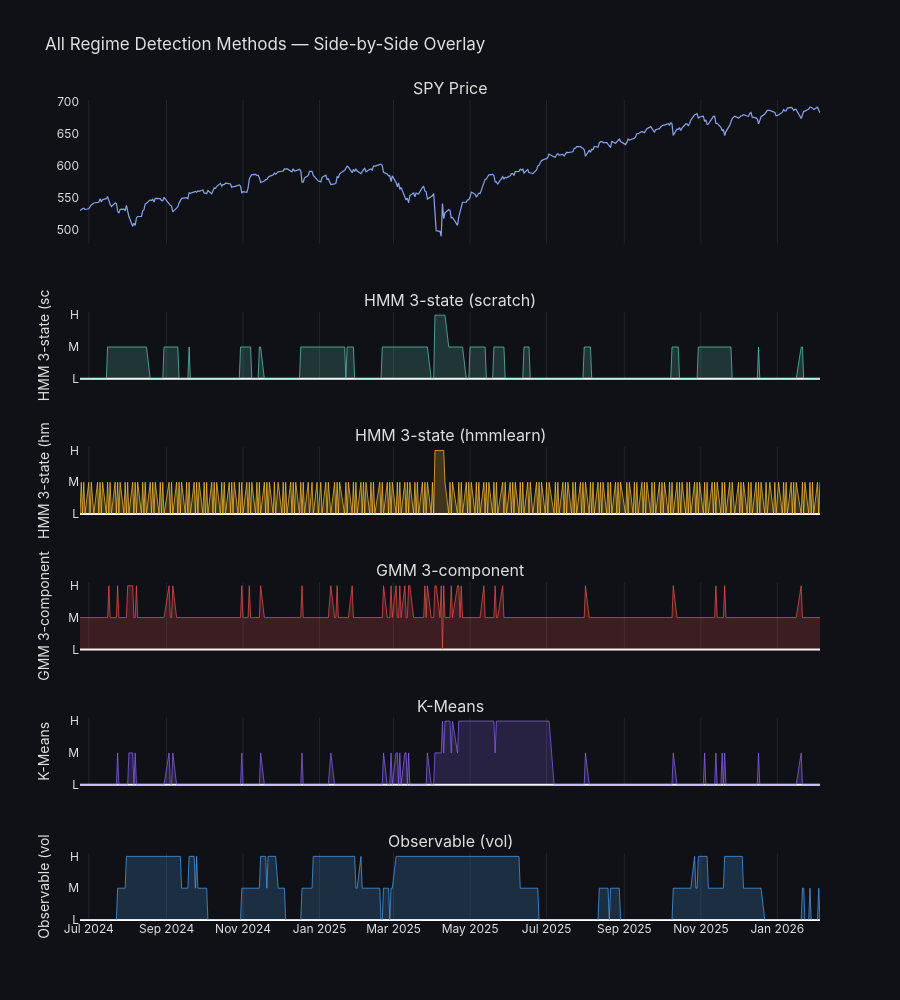

Here is the notebook cell this chart was saved with:
### Markdown cell above
## 8. Regime Overlay

### Code cell
fig = make_subplots(rows=len(all_labels)+1, cols=1, shared_xaxes=True,
                    subplot_titles=["SPY Price"] + list(all_labels.keys()),
                    row_heights=[0.3] + [0.14]*len(all_labels))

fig.add_trace(go.Scatter(x=df_train.index, y=df_train["Close"],
    line=dict(color="rgba(150,180,255,0.9)", width=1.2), name="SPY"), row=1, col=1)

for row_idx, (name, lab) in enumerate(all_labels.items(), start=2):
    fig.add_trace(go.Scatter(
        x=df_train.index, y=lab.astype(float),
        name=name, mode="lines",
        line=dict(color=colours_bar[(row_idx-2)%5], width=0.9),
        fill="tozeroy",
        fillcolor=colours_bar[(row_idx-2)%5].replace("0.8","0.2"),
    ), row=row_idx, col=1)
    fig.update_yaxes(title_text=name[:15], tickvals=[0,1,2],
                     ticktext=["L","M","H"], row=row_idx, col=1)

fig.update_layout(title="All Regime Detection Methods — Side-by-Side Overlay",
                  height=1000, showlegend=False, **_DARK_LAYOUT)
fig.update_xaxes(showgrid=True, gridcolor="rgba(80,80,80,0.3)")
fig.update_yaxes(showgrid=False)
fig.show()

### Figure 1 — Plotly figure (JSON) as saved in the notebook; plotly's stock layout.template omitted (floating-point values rounded to 4 significant figures; data arrays with more than 128 entries replaced by an {"elided": "..."} marker saying what was removed)
{"data": [{"line": {"color": "rgba(150,180,255,0.9)", "width": 1.2}, "name": "SPY", "type": "scatter", "x": {"elided": "406 str values"}, "xaxis": "x", "y": {"elided": "406 float values"}, "yaxis": "y"}, {"fill": "tozeroy", "fillcolor": "rgba(99,200,180,0.2)", "line": {"color": "rgba(99,200,180,0.8)", "width": 0.9}, "mode": "lines", "name": "HMM 3-state (scratch)", "type": "scatter", "x": {"elided": "406 str values"}, "xaxis": "x2", "y": {"elided": "406 float values"}, "yaxis": "y2"}, {"fill": "tozeroy", "fillcolor": "rgba(255,195,55,0.2)", "line": {"color": "rgba(255,195,55,0.8)", "width": 0.9}, "mode": "lines", "name": "HMM 3-state (hmmlearn)", "type": "scatter", "x": {"elided": "406 str values"}, "xaxis": "x3", "y": {"elided": "406 float values"}, "yaxis": "y3"}, {"fill": "tozeroy", "fillcolor": "rgba(240,80,80,0.2)", "line": {"color": "rgba(240,80,80,0.8)", "width": 0.9}, "mode": "lines", "name": "GMM 3-component", "type": "scatter", "x": {"elided": "406 str values"}, "xaxis": "x4", "y": {"elided": "406 float values"}, "yaxis": "y4"}, {"fill": "tozeroy", "fillcolor": "rgba(140,100,240,0.2)", "line": {"color": "rgba(140,100,240,0.8)", "width": 0.9}, "mode": "lines", "name": "K-Means", "type": "scatter", "x": {"elided": "406 str values"}, "xaxis": "x5", "y": {"elided": "406 float values"}, "yaxis": "y5"}, {"fill": "tozeroy", "fillcolor": "rgba(80,160,240,0.2)", "line": {"color": "rgba(80,160,240,0.8)", "width": 0.9}, "mode": "lines", "name": "Observable (vol)", "type": "scatter", "x": {"elided": "406 str values"}, "xaxis": "x6", "y": {"elided": "406 float values"}, "yaxis": "y6"}], "layout": {"annotations": [{"font": {"size": 16}, "showarrow": false, "text": "SPY Price", "x": 0.5, "xanchor": "center", "xref": "paper", "y": 1, "yanchor": "bottom", "yref": "paper"}, {"font": {"size": 16}, "showarrow": false, "text": "HMM 3-state (scratch)", "x": 0.5, "xanchor": "center", "xref": "paper", "y": 0.7417, "yanchor": "bottom", "yref": "paper"}, {"font": {"size": 16}, "showarrow": false, "text": "HMM 3-state (hmmlearn)", "x": 0.5, "xanchor": "center", "xref": "paper", "y": 0.5767, "yanchor": "bottom", "yref": "paper"}, {"font": {"size": 16}, "showarrow": false, "text": "GMM 3-component", "x": 0.5, "xanchor": "center", "xref": "paper", "y": 0.4117, "yanchor": "bottom", "yref": "paper"}, {"font": {"size": 16}, "showarrow": false, "text": "K-Means", "x": 0.5, "xanchor": "center", "xref": "paper", "y": 0.2467, "yanchor": "bottom", "yref": "paper"}, {"font": {"size": 16}, "showarrow": false, "text": "Observable (vol)", "x": 0.5, "xanchor": "center", "xref": "paper", "y": 0.08167, "yanchor": "bottom", "yref": "paper"}], "font": {"color": "#e0e0e0", "family": "Inter, Arial, sans-serif"}, "height": 1000, "legend": {"bgcolor": "rgba(30,30,40,0.8)", "bordercolor": "rgba(80,80,80,0.5)", "borderwidth": 1}, "paper_bgcolor": "rgba(15,17,22,1)", "plot_bgcolor": "rgba(15,17,22,1)", "showlegend": false, "title": {"text": "All Regime Detection Methods — Side-by-Side Overlay"}, "xaxis": {"anchor": "y", "domain": [0, 1], "gridcolor": "rgba(80,80,80,0.3)", "matches": "x6", "showgrid": true, "showticklabels": false, "zeroline": false}, "xaxis2": {"anchor": "y2", "domain": [0, 1], "gridcolor": "rgba(80,80,80,0.3)", "matches": "x6", "showgrid": true, "showticklabels": false}, "xaxis3": {"anchor": "y3", "domain": [0, 1], "gridcolor": "rgba(80,80,80,0.3)", "matches": "x6", "showgrid": true, "showticklabels": false}, "xaxis4": {"anchor": "y4", "domain": [0, 1], "gridcolor": "rgba(80,80,80,0.3)", "matches": "x6", "showgrid": true, "showticklabels": false}, "xaxis5": {"anchor": "y5", "domain": [0, 1], "gridcolor": "rgba(80,80,80,0.3)", "matches": "x6", "showgrid": true, "showticklabels": false}, "xaxis6": {"anchor": "y6", "domain": [0, 1], "gridcolor": "rgba(80,80,80,0.3)", "showgrid": true}, "yaxis": {"anchor": "x", "domain": [0.825, 1], "gridcolor": "rgba(80,80,80,0.3)", "showgrid": false, "zeroline": false}, "yaxis2": {"anchor": "x2", "domain": [0.66, 0.7417], "showgrid": false, "ticktext": ["L", "M", "H"], "tickvals": [0, 1, 2], "title": {"text": "HMM 3-state (sc"}}, "yaxis3": {"anchor": "x3", "domain": [0.495, 0.5767], "showgrid": false, "ticktext": ["L", "M", "H"], "tickvals": [0, 1, 2], "title": {"text": "HMM 3-state (hm"}}, "yaxis4": {"anchor": "x4", "domain": [0.33, 0.4117], "showgrid": false, "ticktext": ["L", "M", "H"], "tickvals": [0, 1, 2], "title": {"text": "GMM 3-component"}}, "yaxis5": {"anchor": "x5", "domain": [0.165, 0.2467], "showgrid": false, "ticktext": ["L", "M", "H"], "tickvals": [0, 1, 2], "title": {"text": "K-Means"}}, "yaxis6": {"anchor": "x6", "domain": [0, 0.08167], "showgrid": false, "ticktext": ["L", "M", "H"], "tickvals": [0, 1, 2], "title": {"text": "Observable (vol"}}}}
